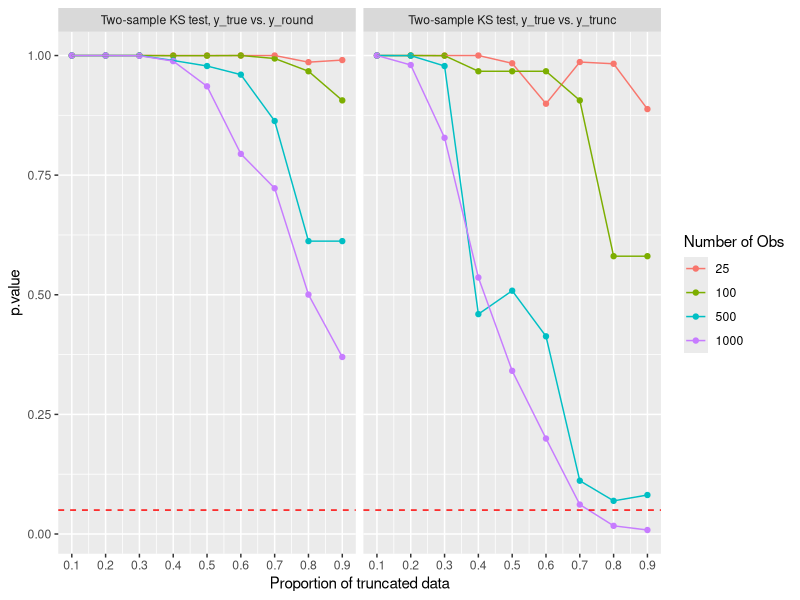
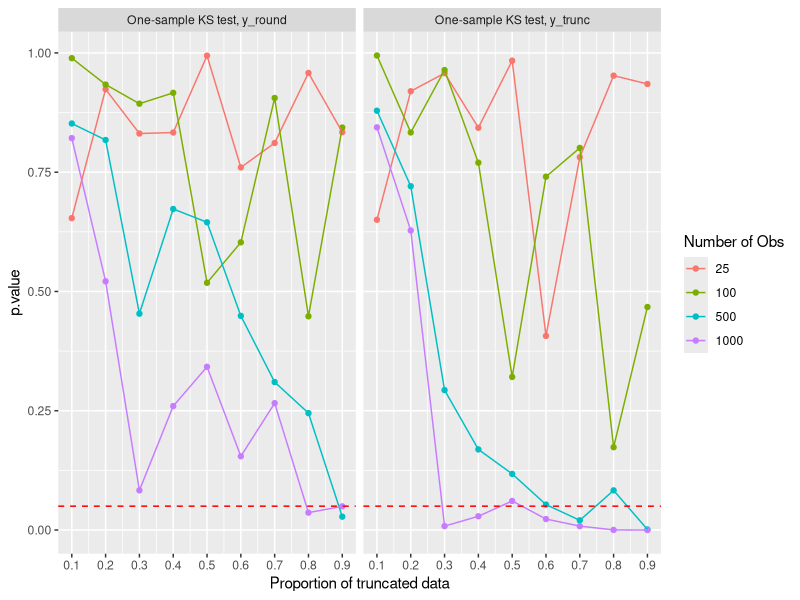
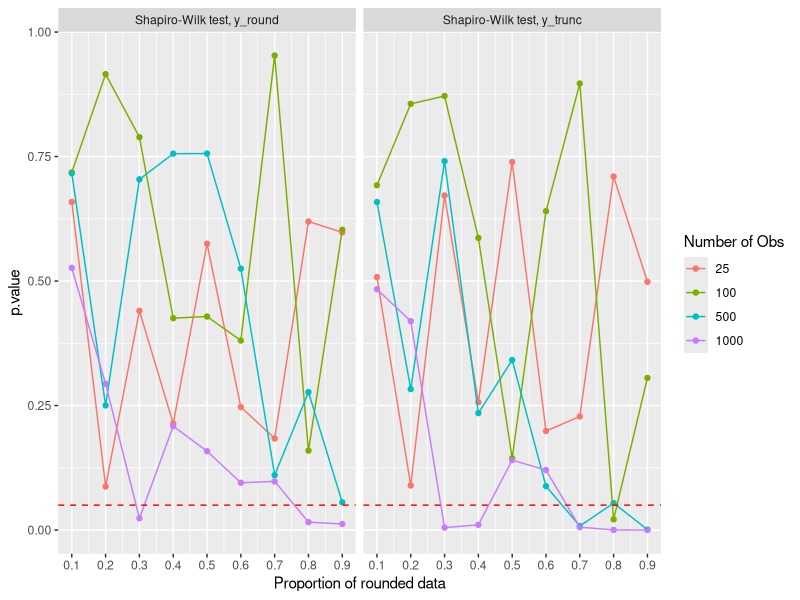

Write the R code that produced these figures, in order.
## ---- chunk 1

library(tidyverse)
library(broom)
library(RColorBrewer)
library(here)
## ---- chunk 2
options("scipen" = 1, "digits" = 4)

#knitr::opts_chunk$set(echo = FALSE)
#knitr::opts_chunk$set(message = FALSE)
#knitr::opts_chunk$set(warning = FALSE)
#knitr::opts_chunk$set(out.width = "50%")
#knitr::opts_chunk$set(fig.align = "center")

set.seed(1234)
## ---- chunk 3

# Proportion of rounded/truncated data
prop <- seq(0.1, 0.9, 0.1)

N <- c(25, 100, 500, 1000)

params <- expand.grid(prop=prop, N=N)

alpha_true = -1
beta_true = 1
sigma_true = 1

sidx <- apply(params, 1, function(p) sample(1:p[2], p[2] * p[1], replace=FALSE))

df <-lapply(1:length(sidx), function(i) {
  tmp <- data.frame(x = rnorm(params[i, "N"], 0, 5),
                    prop = params[i, "prop"],
                    n = params[i, "N"]) %>%
  mutate(y_true = alpha_true + beta_true*x + rnorm(params[i, "N"], 0, sigma_true),
         y_round = y_true,
         y_trunc = y_true,
         iflag = 0
  )
  # Simulate a "mixture" with some subset of the data truncated/rounded
  tmp$y_round[sidx[[i]]] <- round(tmp$y_round[sidx[[i]]])
  tmp$y_trunc[sidx[[i]]] <- trunc(tmp$y_trunc[sidx[[i]]])
  tmp$iflag[sidx[[i]]] <- 1
  tmp
})

# Convert list to tidy dataframe
df_tidy <- do.call(rbind.data.frame, df)
## ---- chunk 4

# Test proportion of rounding
ks_round <- df_tidy %>% 
  group_by(prop, n) %>% 
  summarise(tidy(ks.test(y_true, y_round))) %>% 
  ungroup() %>%
  mutate(method="Two-sample KS test, y_true vs. y_round")

ks_trunc <- df_tidy %>% 
  group_by(prop, n) %>% 
  summarise(tidy(ks.test(y_true, y_trunc))) %>% 
  ungroup() %>%
  mutate(method="Two-sample KS test, y_true vs. y_trunc")

rbind(ks_round, ks_trunc) %>% 
  ggplot(mapping=aes(x=prop, 
                        y=p.value, 
                        color=factor(n))) +
  geom_point() +
  geom_line() +
  geom_hline(mapping=aes(yintercept=0.05),
             color="red",
             linetype="dashed") +
  scale_x_continuous(breaks=prop) +
  labs(x="Proportion of truncated data",
       color="Number of Obs") +
  facet_grid(~method)
## ---- chunk 5

# Test proportion of rounding
ks1_round <- df_tidy %>% 
  group_by(prop, n) %>% 
  summarise(tidy(ks.test(y_round, "pnorm", mean=mean(y_round), sd=sd(y_round)))) %>% 
  ungroup() %>%
  mutate(method="One-sample KS test, y_round")

ks1_trunc <- df_tidy %>% 
  group_by(prop, n) %>% 
  summarise(tidy(ks.test(y_trunc, "pnorm", mean=mean(y_trunc), sd=sd(y_trunc)))) %>% 
  ungroup() %>%
  mutate(method="One-sample KS test, y_trunc")

rbind(ks1_round, ks1_trunc) %>% 
  ggplot(mapping=aes(x=prop, 
                        y=p.value, 
                        color=factor(n))) +
  geom_point() +
  geom_line() +
  geom_hline(mapping=aes(yintercept=0.05),
             color="red",
             linetype="dashed") +
  scale_x_continuous(breaks=prop) +
  labs(x="Proportion of truncated data",
       color="Number of Obs") +
  facet_grid(~method)
## ---- chunk 6
sw_round <- df_tidy %>% 
  group_by(prop, n) %>% 
  summarise(tidy(shapiro.test(y_round))) %>% 
  ungroup() %>% 
  mutate(method="Shapiro-Wilk test, y_round")

sw_trunc <- df_tidy %>% 
  group_by(prop, n) %>% 
  summarise(tidy(shapiro.test(y_trunc))) %>% 
  ungroup() %>% 
  mutate(method="Shapiro-Wilk test, y_trunc")

rbind(sw_round, sw_trunc) %>% 
  ggplot(mapping=aes(x=prop, 
                        y=p.value, 
                        color=factor(n))) +
  geom_point() +
  geom_line() +
  geom_hline(mapping=aes(yintercept=0.05),
             color="red",
             linetype="dashed") +
  scale_x_continuous(breaks=prop) +
  labs(x="Proportion of rounded data",
       color="Number of Obs") +
  facet_grid(~method)

## ---- chunk 7

